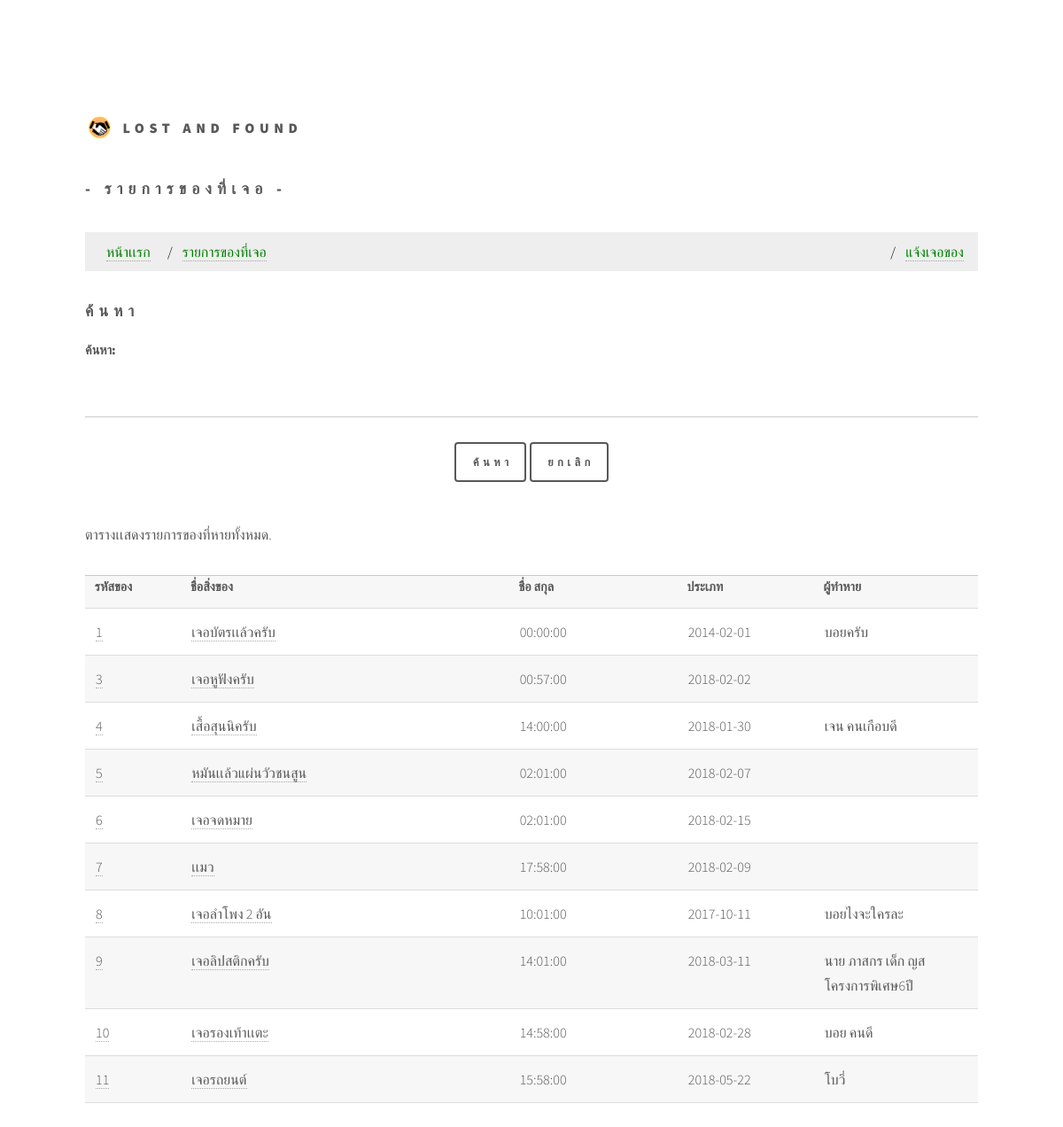
Page /cat.php on the committed database.
### tables this page shows
CREATE TABLE `founditem` (
  `found_id` int(5) UNSIGNED NOT NULL,
  `name` varchar(30) NOT NULL,
  `fname` varchar(50) NOT NULL,
  `place_id` int(5) NOT NULL,
  `type_id` int(5) NOT NULL,
  `date` date NOT NULL,
  `time` time NOT NULL,
  `description` text NOT NULL,
  `photo` varchar(200) NOT NULL,
  `status` varchar(20) NOT NULL
);

### cat.php (the view, shortened to what this page needs)
<?php
   require 'conectfromfound.php';
   $searchdog = $_POST ['searchdog'];
   $p = '%'.$searchdog."%";
   $q = "SELECT * FROM founditem INNER JOIN typeitem ON founditem.found_id=typeitem.type_id INNER JOIN typeplace ON founditem.found_id=typeplace.place_id WHERE name LIKE '$p' ";
   $result = mysqli_query($dbcon, $q);
?>
 <!DOCTYPE HTML>
<html>
    <link rel="stylesheet" href="assets/css/main.css" />
  </head>
  <body>
      <div id="wrapper">
          <header id="header">
            <div class="inner">
                <a href="index.php" class="logo">
                  <span class="symbol"><img src="images/11.svg" alt="" /></span><span class="title">LOST and Found</span>
                </a>
          <div id="main">
            <div class="inner">
<h2>- รายการของที่เจอ -</h2>
<ul class="breadcrumb">
  <li><a href="index.php">หน้าเเรก</a></li>
  <li><a href="found2.php">รายการของที่เจอ</a></li>
  <li style="float:right"><a href="fromfound.php">แจ้งเจอของ </a></li>
</ul>
<body>
     <h2>ค้นหา</h2>
    <form action="cat.php" method="post" name="searchdog"/>
    <label>ค้นหา: </label><input type="text" size="40px" name="searchdog"/>
    <br>
    <center>
    <input type="submit" name="submit" id="submit" value="ค้นหา" >
    <input type="reset" name="reset" id="reset" value="ยกเลิก" >
    </center>
<br>
<body>
<p>ตารางเเสดงรายการของที่หายทั้งหมด.</p>
<table>
    <tr>
      <th>รหัสของ</th>
      <th>ชื่อสิ่งของ</th>
      <th>ชื่อ สกุล</th>
      <th>ประเภท</th>
      <th>ผู้ทำหาย</th>
    </tr>
    <?php
            while ($row = mysqli_fetch_array($result, MYSQLI_ASSOC)) {
    ?>
    <tr>
      <td style="width: 10px;"><a href="found1.php?found_id=<?php echo $row['found_id']; ?>"><?php echo $row['found_id']; ?></a></td>
      <td style="width: 150px;"><a href="found1.php?found_id=<?php echo $row['found_id']; ?>"><?php echo $row['name']; ?></a></td>
      <td style="width: 20px;"><?php echo $row ['time']; ?></td>
      <td style="width: 20px;"><?php echo $row ['date']; ?></td>
      <td style="width: 30px;"><?php echo $row ['fname']; ?></td>
    </tr>
    <?php
           }
    ?>
</body>
</html>

### cat.php (style rules this page uses)
ul.breadcrumb { padding: 8px 16px; list-style: none; background-color: #eee; }
ul.breadcrumb li { display: inline; }
ul.breadcrumb li+li:before { padding: 8px; color: black; content: "/\00a0"; }
ul.breadcrumb li a { color: green; }
table { border-collapse: collapse; width: 100%; }
th, td { padding: 8px; text-align: left; border-bottom: 1px solid #ddd; }

### rows in the picture
founditem: found_id "1", name "เจอบัตรเเล้วครับ", time "00:00:00", date "2014-02-01", fname "บอยครับ"
founditem: found_id "3", name "เจอหูฟังครับ", time "00:57:00", date "2018-02-02"
founditem: found_id "4", name "เสื้อสุนนิครับ", time "14:00:00", date "2018-01-30", fname "เจน คนเกือบดี"
founditem: found_id "5", name "หมันเเล้วแผ่นวัวชนสูน", time "02:01:00", date "2018-02-07"
founditem: found_id "6", name "เจอจดหมาย", time "02:01:00", date "2018-02-15"
founditem: found_id "7", name "เเมว", time "17:58:00", date "2018-02-09"
founditem: found_id "8", name "เจอลำโพง 2 อัน", time "10:01:00", date "2017-10-11", fname "บอยไงจะใครละ"
founditem: found_id "9", name "เจอลิปสติกครับ", time "14:01:00", date "2018-03-11", fname "นาย ภาสกร เด็ก ญส โครงการพิเศษ6ปี"
founditem: found_id "10", name "เจอรองเท้าเเตะ", time "14:58:00", date "2018-02-28", fname "บอย คนดี"
founditem: found_id "11", name "เจอรถยนต์", time "15:58:00", date "2018-05-22", fname "โบวี่"
